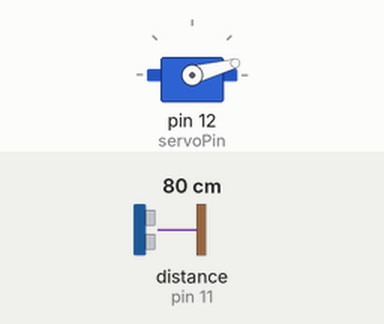
Simulated run of this sketch. Board: Arduino Uno, built with avr-gcc and run on an emulated ATmega328P. On the bench: servo. Wiring (inferred from the names in the program): ultrasonic range finder: trigger pin 10; echo pin 11. Inputs (shaded band) come from the test bench; at power-on: distance to the obstacle (sensor on pin 11) 80 cm. The echo pulse lasts 58.3 µs per cm; what the sketch prints to the serial monitor is not drawn.

Above: at 0.01 s.
1.3 s: distance to the obstacle (sensor on pin 11) set to 2 cm
At 2.1 s:
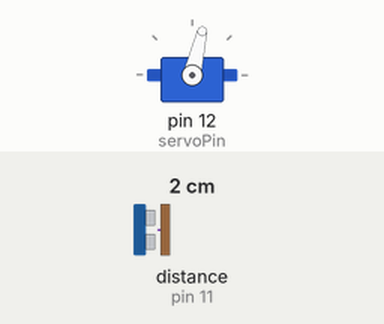
4.3 s: distance to the obstacle (sensor on pin 11) set to 299 cm
At 5.17 s:
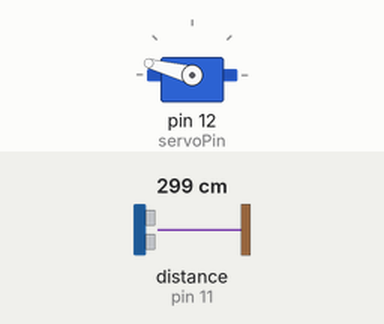
7.3 s: distance to the obstacle (sensor on pin 11) set to 4 cm
At 7.8 s:
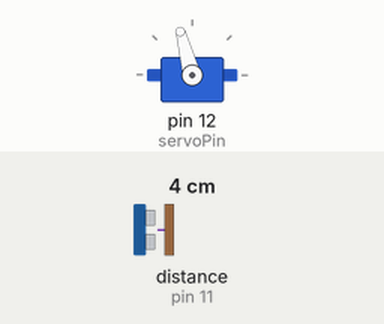
10.3 s: distance to the obstacle (sensor on pin 11) set to 35 cm
Timing chart, 0 to 14.3 s (numbered marks = the images above; inputs shaded):
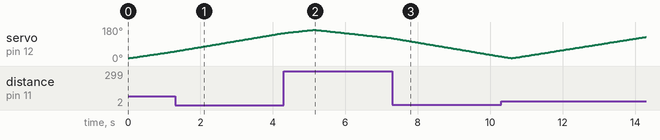

The sketch:

RADAR.ino
```cpp
 # include <Servo.h>
 const int trigPin = 10;
 const int echoPin = 11;
 const int servoPin = 12;
 long duration;
 int distance;
 Servo myServo;
void setup() {
  pinMode(trigPin, OUTPUT);
  pinMode(echoPin, INPUT);
  Serial.begin(9600);
  myServo.attach(servoPin);
}

void loop() {
  // put your main code here, to run repeatedly:
  for(int i=15; i<=165; i++){
    myServo.write(i);
    delay(30);
    distance = calculateDistance();
    Serial.print(i);
    Serial.print(",");
    Serial.print(distance);
    Serial.print(".");
  }
  for(int i=165; i>15; i--){
    myServo.write(i);
    delay(30);
    distance = calculateDistance();
    Serial.print(i);
    Serial.print(",");
    Serial.print(distance);
    Serial.print(".");
  }
}
int calculateDistance(){
  digitalWrite(trigPin, LOW);
  delayMicroseconds(2);
  digitalWrite(trigPin, HIGH);
  delayMicroseconds(10);
  digitalWrite(trigPin, LOW);
  duration = pulseIn(echoPin, HIGH);
  distance = duration * 0.034 / 2;
  return distance;
}
```
